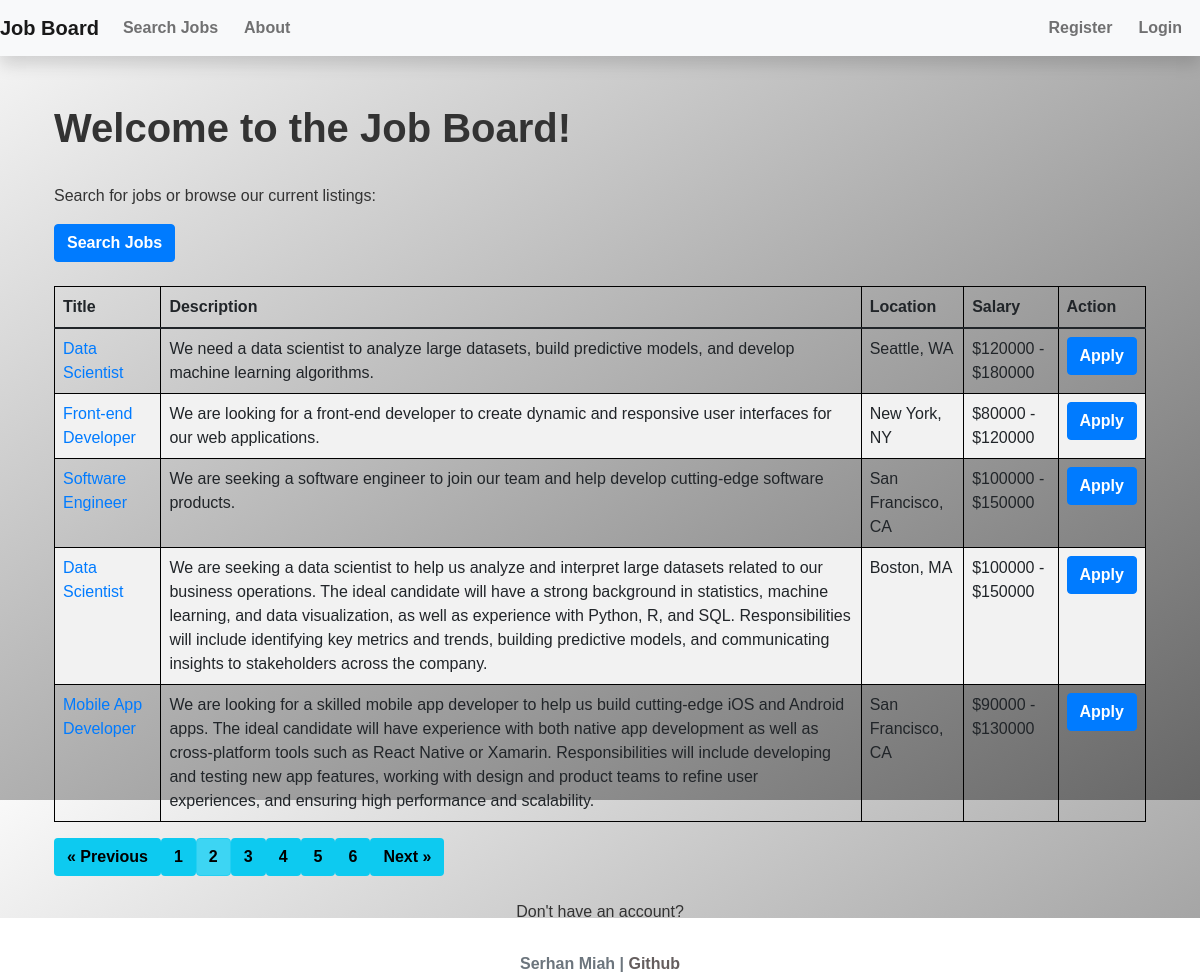
Screenshot of /?page=2 with the database file from the repository.
### project/models.py (models this page shows, shortened)
class Job(db.Model):
    id = db.Column(db.Integer, primary_key=True)
    title = db.Column(db.String(100), nullable=False)
    company = db.Column(db.String(100), nullable=False)
    description = db.Column(db.String(1000), nullable=False)
    location = db.Column(db.String(100), nullable=False)
    salary_min = db.Column(db.Integer)
    salary_max = db.Column(db.Integer)
    date_posted = db.Column(db.DateTime, nullable=False, default=datetime.utcnow)
    is_active = db.Column(db.Boolean, nullable=False, default=True)
    applicants = db.relationship('Application', backref='job', lazy=True)

### project/main/routes.py (the view)
@main.route('/')
def index():
    page = request.args.get('page', 1, type=int)
    jobs = Job.query.order_by(Job.date_posted.desc()).paginate(page=page, per_page=5)
    return render_template('index.html', jobs=jobs)

### project/templates/index.html
{% extends "base.html" %}
{% block content %}
<div class="container">
  <h1>Welcome to the Job Board!</h1>
  <p>Search for jobs or browse our current listings:</p>
  <a href="/search" class="btn btn-primary">Search Jobs</a>
  <br><br>
  <table class="table">
    <thead>
      <tr class="table-header">
        <th class="header-cell">Title</th>
        <th class="header-cell">Description</th>
        <th class="header-cell">Location</th>
        <th class="header-cell">Salary</th>
        <th class="header-cell">Action</th>
      </tr>
    </thead>
    <tbody>
      {% for job in jobs.items %}
        <tr>
          <td><a href="/job/{{ job.id }}">{{ job.title }}</a></td>
          <td>{{ job.description }}</td>
          <td>{{ job.location }}</td>
          <td>${{ job.salary_min }} - ${{ job.salary_max }}</td>
          <td><a href="/apply/{{ job.id }}" class="btn btn-primary">Apply</a></td>
        </tr>
      {% endfor %}
    </tbody>
  </table>
  <div class="pagination">
    {% if jobs.has_prev %}
      <a href="{{ url_for('main.index', page=jobs.prev_num) }}" class="btn btn-info">&laquo; Previous</a>
    {% else %}
      <span class="btn btn-info disabled">&laquo; Previous</span>
    {% endif %}
    {% for page in jobs.iter_pages() %}
      {% if page %}
        {% if page == jobs.page %}
          <span class="btn btn-info active">{{ page }}</span>
        {% else %}
          <a href="{{ url_for('main.index', page=page) }}" class="btn btn-info">{{ page }}</a>
        {% endif %}
      {% else %}
        <span class="btn btn-info disabled">...</span>
      {% endif %}
    {% endfor %}
    {% if jobs.has_next %}
      <a href="{{ url_for('main.index', page=jobs.next_num) }}" class="btn btn-info">Next &raquo;</a>
    {% else %}
      <span class="btn btn-info disabled">Next &raquo;</span>
    {% endif %}
  </div>
  <div class="text-center">
    <p>Don't have an account?</p>
    <a href="/register" class="btn btn-primary">Register</a>
  </div>
</div>
{% endblock %}

### project/static/style.css (style rules this page uses)
:root { --font-size-base: 16px; --line-height-base: 1.5; }
body { font-family: sans-serif; font-size: var(--font-size-base); line-height: var(--line-height-base); background: linear-gradient(to bottom right, #f9f9f9, #676767); color: #333; height: 100vh; }
h1 { margin-top: 3rem; margin-bottom: 2rem; font-size: 2.5rem; font-weight: 600; }
p { margin-top: 1.5rem; }
a { color: #007bff; text-decoration: none; }
.btn { font-weight: bold; text-align: center; white-space: nowrap; vertical-align: middle; user-select: none; border: 1px solid transparent; padding: 0.375rem 0.75rem; font-size: 1rem; line-height: 1.5; border-radius: 0.25rem; transition: all 0.15s ease-in-out; }
.btn-primary { color: #fff; background-color: #007bff; border-color: #007bff; }
table, th, td { border: 1px solid black; }
table { border-collapse: collapse; width: 100%; }
th, td { text-align: left; padding: 8px; }
th { background-color: #ddd; }
tr:nth-child(even) { background-color: #f2f2f2; }

### rows the page displays
Job: title "Data Scientist", description "We need a data scientist to analyze large datasets, build predictive models, and develop machine learning algorithms.", location "Seattle, WA", salary_min "120000", salary_max "180000"
Job: title "Front-end Developer", description "We are looking for a front-end developer to create dynamic and responsive user interfaces for our web applications.", location "New York, NY", salary_min "80000", salary_max "120000"
Job: title "Software Engineer", description "We are seeking a software engineer to join our team and help develop cutting-edge software products.", location "San Francisco, CA", salary_min "100000", salary_max "150000"
Job: title "Data Scientist", description "We are seeking a data scientist to help us analyze and interpret large datasets related to our business operations. The ideal candidate will have a strong background in statistics, machine learning, and data visualization, as well as experience with Python, R, and SQL. Responsibilities will include identifying key metrics and trends, building predictive models, and communicating insights to stakeholders across the company.", location "Boston, MA", salary_min "100000", salary_max "150000"
Job: title "Mobile App Developer", description "We are looking for a skilled mobile app developer to help us build cutting-edge iOS and Android apps. The ideal candidate will have experience with both native app development as well as cross-platform tools such as React Native or Xamarin. Responsibilities will include developing and testing new app features, working with design and product teams to refine user experiences, and ensuring high performance and scalability.", location "San Francisco, CA", salary_min "90000", salary_max "130000"

### other values shown
{{ page }} "1" "3" "4" "5" "6"
{{ page }} "2"
